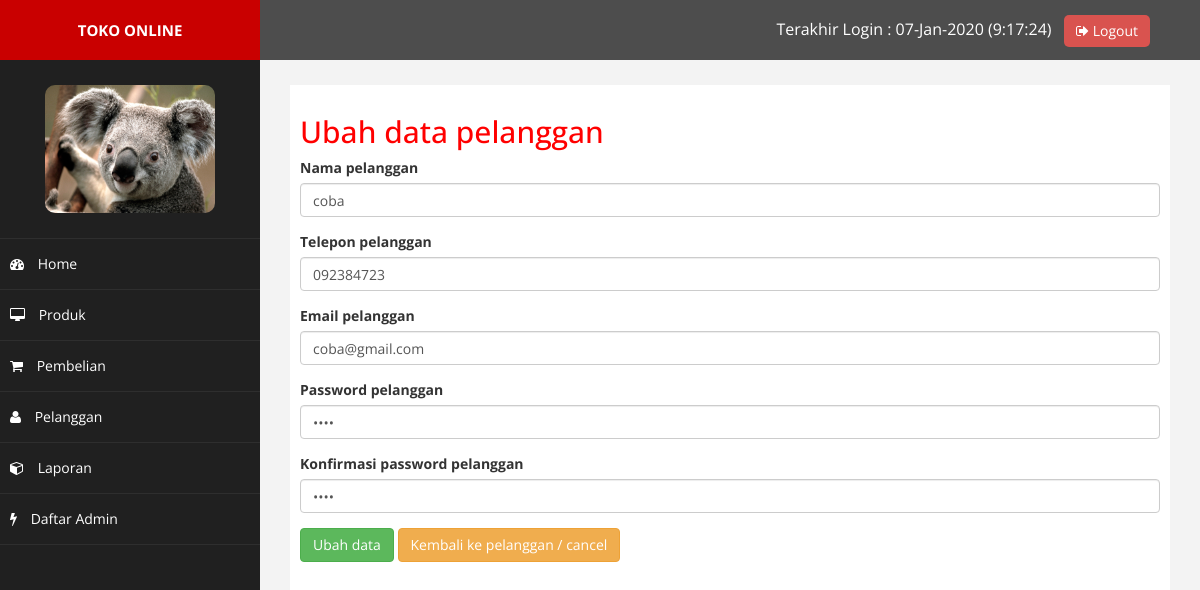
The app's page /admin/index.php?halaman=ubah_pelanggan&id_pelanggan=12 (signed in) with its own data.
### tables this page shows
CREATE TABLE `pelanggan` (
  `id_pelanggan` int(11) NOT NULL,
  `email_pelanggan` varchar(100) NOT NULL,
  `password_pelanggan` varchar(50) NOT NULL,
  `nama_pelanggan` varchar(100) NOT NULL,
  `telepon_pelanggan` varchar(25) NOT NULL,
  `alamat_pelanggan` text NOT NULL,
  `foto_pelanggan` varchar(100) NOT NULL
);

### admin/ubah_pelanggan.php (the view, shortened to what this page needs)
<?php
	include_once 'config/koneksi.php';
	$id_pelanggan = $_GET['id_pelanggan'];
	$data_pelanggan = mysqli_query($koneksi, "SELECT * FROM pelanggan WHERE id_pelanggan = '$id_pelanggan'");
	$item = mysqli_fetch_assoc($data_pelanggan);
?>
<h2>Ubah data pelanggan</h2>
<form method="POST">
	<div class="form-group">
		<label for="nama">Nama pelanggan</label>
		<input type="text" name="nama_pelanggan" id="nama" class="form-control" value="<?= $item['nama_pelanggan']; ?>">
	</div>
	<div class="form-group">
		<label for="telepon">Telepon pelanggan</label>
		<input type="number" name="telepon_pelanggan" id="telepon" class="form-control" value="<?= $item['telepon_pelanggan']; ?>">
	</div>
	<div class="form-group">
		<label for="email">Email pelanggan</label>
		<input type="email" name="email_pelanggan" id="email" class="form-control" value="<?= $item['email_pelanggan']; ?>">
	</div>
	<div class="form-group">
		<label for="password">Password pelanggan</label>
		<input type="password" name="password_pelanggan" id="password" class="form-control" value="<?= $item['password_pelanggan']; ?>">
	</div>
	<div class="form-group">
		<label for="konfirmasi_password">Konfirmasi password pelanggan</label>
		<input type="password" name="konfirmasi_password_pelanggan" id="konfirmasi_password" class="form-control" value="<?= $item['password_pelanggan']; ?>">
	</div>
	<button type="submit" name="ubah_pelanggan" class="btn btn-success">Ubah data</button>
	<?php include 'layouts/kembali_pada_pelanggan.php'; ?>
</form>

### admin/assets/css/custom.css (style rules this page uses)
body { font-family: 'Open Sans', sans-serif; }
h2 { color: #f00; }

### records on screen
pelanggan: nama_pelanggan "coba", telepon_pelanggan "092384723", email_pelanggan "coba@gmail.com"

### other values on screen
$admin['terakhir_login'] "07-Jan-2020 (9:17:24)"
